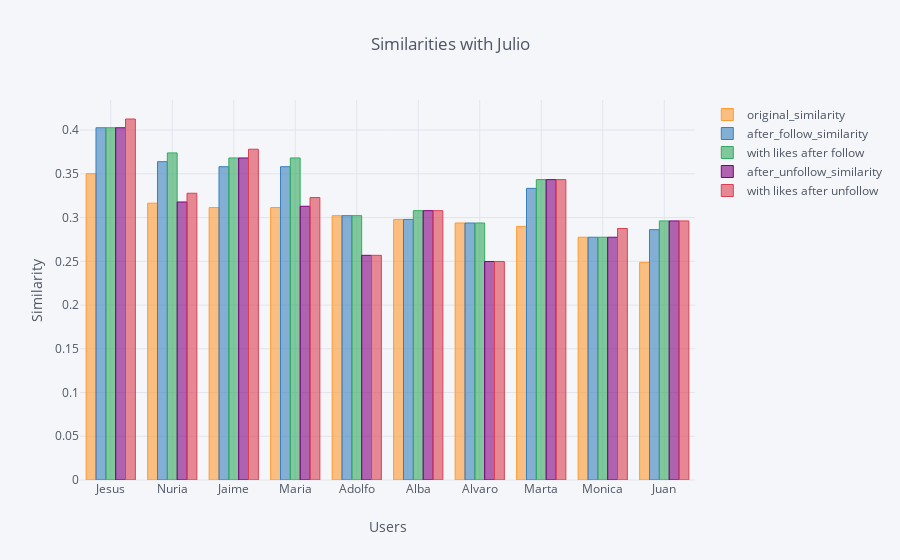

Notebook code for this chart:
### Code cell
final.iplot(kind='bar', x='plan_ori_id', title='Similarities with {}'.format(Nombre), 
            yTitle='Similarity', xTitle='Users')

### Figure 1 — Plotly figure (JSON) as saved in the notebook; plotly's stock layout.template omitted (floating-point values rounded to 4 significant figures)
{"data": [{"marker": {"color": "rgba(255, 153, 51, 0.6)", "line": {"color": "rgba(255, 153, 51, 1.0)", "width": 1}}, "name": "original_similarity", "orientation": "v", "text": "", "type": "bar", "uid": "7a03af6d-5a1c-4a1f-93d9-87df8dc52ad1", "x": ["Jesus", "Nuria", "Jaime", "Maria", "Adolfo", "Alba", "Alvaro", "Marta", "Monica", "Juan"], "y": [0.3501, 0.3164, 0.3114, 0.3114, 0.3022, 0.2979, 0.2938, 0.2899, 0.2775, 0.2489]}, {"marker": {"color": "rgba(55, 128, 191, 0.6)", "line": {"color": "rgba(55, 128, 191, 1.0)", "width": 1}}, "name": "after_follow_similarity", "orientation": "v", "text": "", "type": "bar", "uid": "58ec93d5-bd01-4098-a7c3-0ae562452ca1", "x": ["Jesus", "Nuria", "Jaime", "Maria", "Adolfo", "Alba", "Alvaro", "Marta", "Monica", "Juan"], "y": [0.4027, 0.3639, 0.3581, 0.3581, 0.3022, 0.2979, 0.2938, 0.3334, 0.2775, 0.2862]}, {"marker": {"color": "rgba(50, 171, 96, 0.6)", "line": {"color": "rgba(50, 171, 96, 1.0)", "width": 1}}, "name": "with likes after follow", "orientation": "v", "text": "", "type": "bar", "uid": "7646f2a3-98bd-4b0f-a84f-8fc5a413bd7f", "x": ["Jesus", "Nuria", "Jaime", "Maria", "Adolfo", "Alba", "Alvaro", "Marta", "Monica", "Juan"], "y": [0.4027, 0.3739, 0.3681, 0.3681, 0.3022, 0.3079, 0.2938, 0.3434, 0.2775, 0.2962]}, {"marker": {"color": "rgba(128, 0, 128, 0.6)", "line": {"color": "rgba(128, 0, 128, 1.0)", "width": 1}}, "name": "after_unfollow_similarity", "orientation": "v", "text": "", "type": "bar", "uid": "5c0c167c-e99a-43e7-851c-3fc5af7417ce", "x": ["Jesus", "Nuria", "Jaime", "Maria", "Adolfo", "Alba", "Alvaro", "Marta", "Monica", "Juan"], "y": [0.4027, 0.3178, 0.3681, 0.3129, 0.2568, 0.3079, 0.2497, 0.3434, 0.2775, 0.2962]}, {"marker": {"color": "rgba(219, 64, 82, 0.6)", "line": {"color": "rgba(219, 64, 82, 1.0)", "width": 1}}, "name": "with likes after unfollow", "orientation": "v", "text": "", "type": "bar", "uid": "2d6023d0-38c0-40d7-8a9a-ae82cf637fc8", "x": ["Jesus", "Nuria", "Jaime", "Maria", "Adolfo", "Alba", "Alvaro", "Marta", "Monica", "Juan"], "y": [0.4127, 0.3278, 0.3781, 0.3229, 0.2568, 0.3079, 0.2497, 0.3434, 0.2875, 0.2962]}], "layout": {"legend": {"bgcolor": "#F5F6F9", "font": {"color": "#4D5663"}}, "paper_bgcolor": "#F5F6F9", "plot_bgcolor": "#F5F6F9", "title": {"font": {"color": "#4D5663"}, "text": "Similarities with Julio"}, "xaxis": {"gridcolor": "#E1E5ED", "showgrid": true, "tickfont": {"color": "#4D5663"}, "title": {"font": {"color": "#4D5663"}, "text": "Users"}, "zerolinecolor": "#E1E5ED"}, "yaxis": {"gridcolor": "#E1E5ED", "showgrid": true, "tickfont": {"color": "#4D5663"}, "title": {"font": {"color": "#4D5663"}, "text": "Similarity"}, "zerolinecolor": "#E1E5ED"}}}
